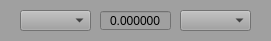
<?xml version="1.0" encoding="UTF-8"?>
<ui version="4.0">
 <class>RotationWidget</class>
 <widget class="QWidget" name="RotationWidget">
  <property name="geometry">
   <rect>
    <x>0</x>
    <y>0</y>
    <width>271</width>
    <height>41</height>
   </rect>
  </property>
  <property name="windowTitle">
   <string>Form</string>
  </property>
  <property name="styleSheet">
   <string notr="true">background-color: rgb(160, 160, 160);</string>
  </property>
  <widget class="QComboBox" name="axis_combobox">
   <property name="geometry">
    <rect>
     <x>20</x>
     <y>10</y>
     <width>71</width>
     <height>21</height>
    </rect>
   </property>
  </widget>
  <widget class="QDoubleSpinBox" name="angle_spinbox">
   <property name="geometry">
    <rect>
     <x>100</x>
     <y>10</y>
     <width>71</width>
     <height>21</height>
    </rect>
   </property>
   <property name="alignment">
    <set>Qt::AlignCenter</set>
   </property>
   <property name="buttonSymbols">
    <enum>QAbstractSpinBox::NoButtons</enum>
   </property>
   <property name="keyboardTracking">
    <bool>false</bool>
   </property>
   <property name="decimals">
    <number>6</number>
   </property>
   <property name="minimum">
    <double>-10000.000000000000000</double>
   </property>
   <property name="maximum">
    <double>10000.000000000000000</double>
   </property>
  </widget>
  <widget class="QComboBox" name="unit_combobox">
   <property name="geometry">
    <rect>
     <x>180</x>
     <y>10</y>
     <width>71</width>
     <height>21</height>
    </rect>
   </property>
  </widget>
 </widget>
 <resources/>
 <connections/>
</ui>
